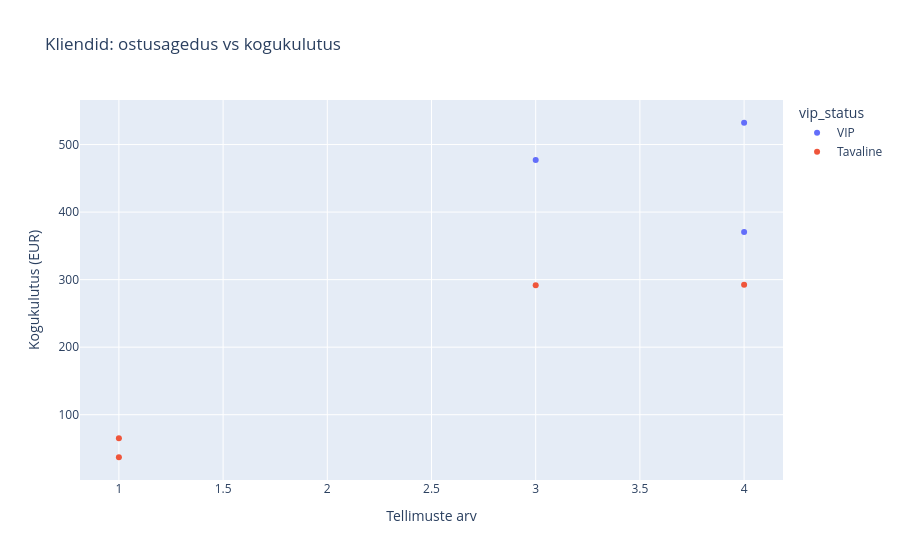

The cell this chart's notebook holds for it:
### Code cell
# Kliendi ostukäitumine: tellimuste arv vs kogukulutus
fig = px.scatter(
    customer_summary,
    x='tellimusi',
    y='kogukulutus',
    color='vip_status',
    title='Kliendid: ostusagedus vs kogukulutus',
    labels={'tellimusi': 'Tellimuste arv', 'kogukulutus': 'Kogukulutus (EUR)'}
)
fig.show()

### Figure 1 — Plotly figure (JSON) as saved in the notebook; plotly's stock layout.template omitted (floating-point values rounded to 4 significant figures)
{"data": [{"hovertemplate": "vip_status=VIP<br>Tellimuste arv=%{x}<br>Kogukulutus (EUR)=%{y}<extra></extra>", "legendgroup": "VIP", "marker": {"color": "#636efa", "symbol": "circle"}, "mode": "markers", "name": "VIP", "orientation": "v", "showlegend": true, "type": "scatter", "x": [4, 3, 4], "xaxis": "x", "y": [532.3, 477.0, 370.5], "yaxis": "y"}, {"hovertemplate": "vip_status=Tavaline<br>Tellimuste arv=%{x}<br>Kogukulutus (EUR)=%{y}<extra></extra>", "legendgroup": "Tavaline", "marker": {"color": "#EF553B", "symbol": "circle"}, "mode": "markers", "name": "Tavaline", "orientation": "v", "showlegend": true, "type": "scatter", "x": [4, 3, 1, 1], "xaxis": "x", "y": [292.5, 291.5, 65.0, 37.0], "yaxis": "y"}], "layout": {"legend": {"title": {"text": "vip_status"}, "tracegroupgap": 0}, "title": {"text": "Kliendid: ostusagedus vs kogukulutus"}, "xaxis": {"anchor": "y", "domain": [0, 1], "title": {"text": "Tellimuste arv"}}, "yaxis": {"anchor": "x", "domain": [0, 1], "title": {"text": "Kogukulutus (EUR)"}}}}
